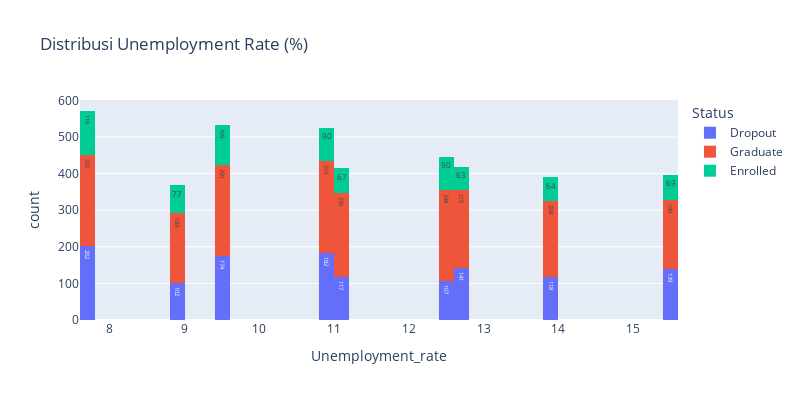
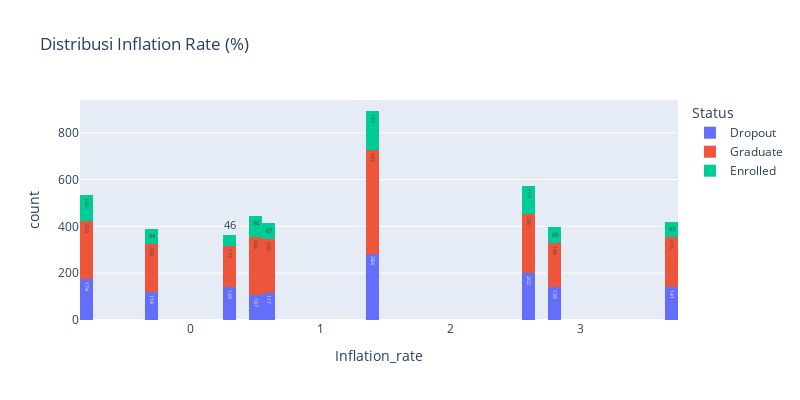

The cell these charts' notebook holds for them, in order:
### Markdown cell above
#### Distribusi Ekonomi Makro pada Fitur `Unemployment_rate`, `Inflation_rate`, dan `GDP`

Variabel eksternal yang bisa memengaruhi kemampuan mahasiswa membayar biaya kuliah dan kelanjutan studi.

### Code cell
fig = px.histogram(
    df,
    x='Unemployment_rate',
    title='Distribusi Unemployment Rate (%)',
    text_auto=True, height=400, width=800,
    color='Status',
)
fig.show()

fig = px.histogram(
    df,
    x='Inflation_rate',
    title='Distribusi Inflation Rate (%)',
    text_auto=True, height=400, width=800,
    color='Status',
)
fig.show()

fig = px.histogram(
    df,
    x='GDP',
    nbins=30,
    title='Distribusi GDP',
    text_auto=True, height=400, width=800,
    color='Status',
)
fig.show()

### Figure 1 — Plotly figure (JSON) as saved in the notebook; plotly's stock layout.template omitted (floating-point values rounded to 4 significant figures; data arrays with more than 128 entries replaced by an {"elided": "..."} marker saying what was removed)
{"data": [{"alignmentgroup": "True", "bingroup": "x", "hovertemplate": "Status=Dropout<br>Unemployment_rate=%{x}<br>count=%{y}<extra></extra>", "legendgroup": "Dropout", "marker": {"color": "#636efa", "pattern": {"shape": ""}}, "name": "Dropout", "offsetgroup": "Dropout", "orientation": "v", "showlegend": true, "texttemplate": "%{value}", "type": "histogram", "x": {"elided": "1421 float values"}, "xaxis": "x", "yaxis": "y"}, {"alignmentgroup": "True", "bingroup": "x", "hovertemplate": "Status=Graduate<br>Unemployment_rate=%{x}<br>count=%{y}<extra></extra>", "legendgroup": "Graduate", "marker": {"color": "#EF553B", "pattern": {"shape": ""}}, "name": "Graduate", "offsetgroup": "Graduate", "orientation": "v", "showlegend": true, "texttemplate": "%{value}", "type": "histogram", "x": {"elided": "2209 float values"}, "xaxis": "x", "yaxis": "y"}, {"alignmentgroup": "True", "bingroup": "x", "hovertemplate": "Status=Enrolled<br>Unemployment_rate=%{x}<br>count=%{y}<extra></extra>", "legendgroup": "Enrolled", "marker": {"color": "#00cc96", "pattern": {"shape": ""}}, "name": "Enrolled", "offsetgroup": "Enrolled", "orientation": "v", "showlegend": true, "texttemplate": "%{value}", "type": "histogram", "x": {"elided": "794 float values"}, "xaxis": "x", "yaxis": "y"}], "layout": {"barmode": "relative", "height": 400, "legend": {"title": {"text": "Status"}, "tracegroupgap": 0}, "title": {"text": "Distribusi Unemployment Rate (%)"}, "width": 800, "xaxis": {"anchor": "y", "domain": [0, 1], "title": {"text": "Unemployment_rate"}}, "yaxis": {"anchor": "x", "domain": [0, 1], "title": {"text": "count"}}}}

### Figure 2 — Plotly figure (JSON) as saved in the notebook; plotly's stock layout.template omitted (floating-point values rounded to 4 significant figures; data arrays with more than 128 entries replaced by an {"elided": "..."} marker saying what was removed)
{"data": [{"alignmentgroup": "True", "bingroup": "x", "hovertemplate": "Status=Dropout<br>Inflation_rate=%{x}<br>count=%{y}<extra></extra>", "legendgroup": "Dropout", "marker": {"color": "#636efa", "pattern": {"shape": ""}}, "name": "Dropout", "offsetgroup": "Dropout", "orientation": "v", "showlegend": true, "texttemplate": "%{value}", "type": "histogram", "x": {"elided": "1421 float values"}, "xaxis": "x", "yaxis": "y"}, {"alignmentgroup": "True", "bingroup": "x", "hovertemplate": "Status=Graduate<br>Inflation_rate=%{x}<br>count=%{y}<extra></extra>", "legendgroup": "Graduate", "marker": {"color": "#EF553B", "pattern": {"shape": ""}}, "name": "Graduate", "offsetgroup": "Graduate", "orientation": "v", "showlegend": true, "texttemplate": "%{value}", "type": "histogram", "x": {"elided": "2209 float values"}, "xaxis": "x", "yaxis": "y"}, {"alignmentgroup": "True", "bingroup": "x", "hovertemplate": "Status=Enrolled<br>Inflation_rate=%{x}<br>count=%{y}<extra></extra>", "legendgroup": "Enrolled", "marker": {"color": "#00cc96", "pattern": {"shape": ""}}, "name": "Enrolled", "offsetgroup": "Enrolled", "orientation": "v", "showlegend": true, "texttemplate": "%{value}", "type": "histogram", "x": {"elided": "794 float values"}, "xaxis": "x", "yaxis": "y"}], "layout": {"barmode": "relative", "height": 400, "legend": {"title": {"text": "Status"}, "tracegroupgap": 0}, "title": {"text": "Distribusi Inflation Rate (%)"}, "width": 800, "xaxis": {"anchor": "y", "domain": [0, 1], "title": {"text": "Inflation_rate"}}, "yaxis": {"anchor": "x", "domain": [0, 1], "title": {"text": "count"}}}}
